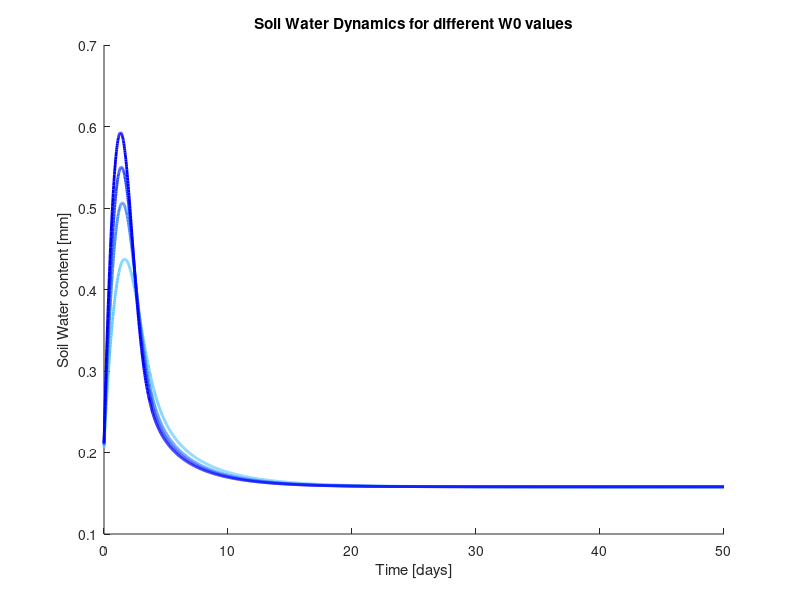
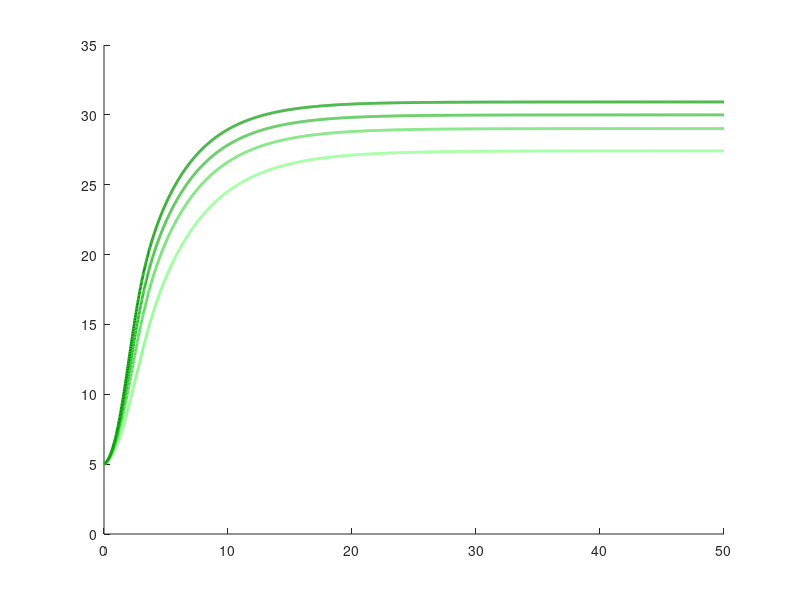

Write MATLAB code to recreate these figures, in order. (Note: this script raises an error after producing the figures.)
% Final Assignment

% Research Question 1


% --- W0 parameter visualization ---
w0vec = [0.2, 0.5, 0.7, 0.9];
figure(1);
hold on
legendEntriesWater = {};

figure(2);
hold on
legendEntriesPlant = {};

blueBase  = [0, 0, 1];     % pure blue
blueLight = [0.4, 0.8, 1]; % light blue
greenBase = [0, 0.6, 0];   % pure green
greenLight = [0.5, 1, 0.5]; % light green

for j=1:4
    % system parameters
    PPT = 0.8; % find appropriate values
    P = 5; % initial value
    e = 10;
    k1 = 3;
    k2 = 5;
    W0 = w0vec(j);
    W = 0.2; % initial value
    cmax = 0.5;
    d = 0.1;
    b = 0.15;
    rw = 0.1; % find appropria9te value 

    % --- control parameters ---
    startTime = 0;
    endTime   = 50;
    timeStep  = 0.02;
    
    % --- compute iteration count ---
    iterations = floor((endTime - startTime)/timeStep) + 1;
    
    % --- initialize vectors ---
    timeV   = zeros(iterations, 1);
    waterV  = zeros(iterations, 1);
    plantV  = zeros(iterations, 1);
    
    % --- initialize state ---
    stateW = W;
    stateP = P;
    
    % --- simulation loop ---
    for i = 1:iterations
        t = startTime + (i-1)*timeStep;
    
        dWdt = PPT * ((stateP + k2 * W0) / (stateP + k2)) ...
             - ((cmax * stateW) / (stateW + k1)) * stateP ...
             - (rw * stateW);
    
        dPdt = e * (cmax * (stateW / (stateW + k1))) * stateP ...
             - (d + b) * stateP;
    
        stateW = stateW + dWdt * timeStep;
        stateP = stateP + dPdt * timeStep;
    
        % store
        timeV(i)  = t;
        waterV(i) = stateW;
        plantV(i) = stateP;
    end
    
    
    % --- plots ---
    t = (j - 1) / (length(w0vec) - 1);
    waterColor = blueLight * (1 - t) + blueBase * t;
    plantColor = greenLight * (1 - t) + greenBase * t;

    % --- plots ---
    figure(1)
    plot(timeV, waterV, 'Color', waterColor, 'LineWidth', 2)
    legendEntriesWater{end+1} = "Soil Water Content [mm] (W0=" + w0vec(j) + ")";

    figure(2)
    plot(timeV, plantV, 'Color', plantColor, 'LineWidth', 2)
    legendEntriesPlant{end+1} = "Plant Biomass [g/m^2] (W0=" + w0vec(j) + ")";


end 

xlim([0 inf])
ylim([0 35])

figure(1)
xlabel("Time [days]")
ylabel("Soil Water content [mm]")
title("Soil Water Dynamics for different W0 values")
legend(legendEntriesWater)

xlim([0 inf])
ylim([0 0.6])

figure(2)
xlabel("Time [days]")
ylabel("Plant Biomass [g/m^2]")
title("Plant Biomass Dynamics for different W0 values")
legend(legendEntriesPlant, 'Location', 'Southeast')
    